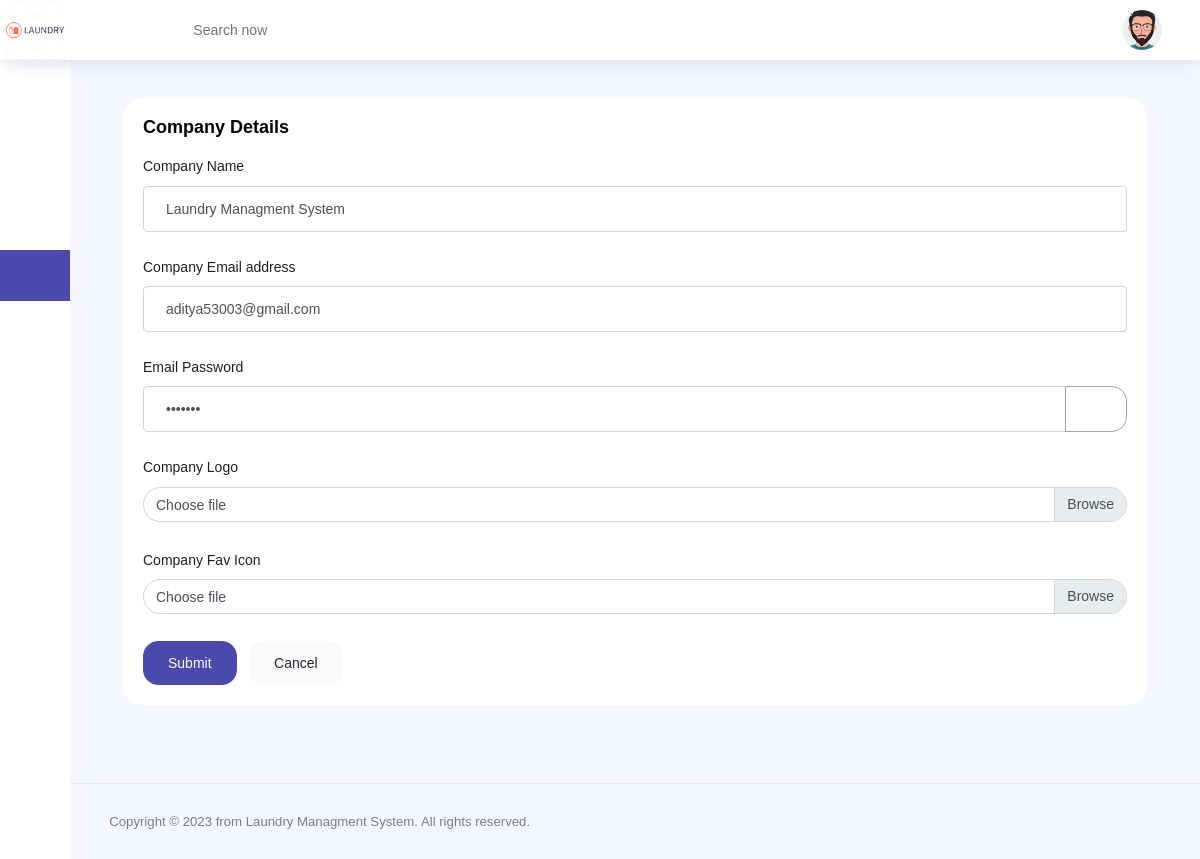
Page /admin-site/gen-setting/ (signed in) on the committed database.
### laundryadmin/models.py (models this page shows, shortened)
class Company(models.Model):
    comapny_name = models.CharField(max_length=100, default='laundry')
    comapny_email = models.EmailField(max_length=254, unique=True)
    password = models.CharField(max_length=128)
    logo = models.ImageField(upload_to='company_logos/', blank=True, null=True)
    fav_icon = models.ImageField(upload_to='company_fav_icons/', blank=True, null=True)

### laundryadmin/views.py (the view)
# urls.py: path('gen-setting/', gen_setting, name="gen_setting"),
@login_required(login_url='/admin-site/login/')
def gen_setting(request):
    company = Company.objects.first()
    context = {
        'company': company
    }
    return render(request, 'admin/gen_setting.html', context)

### laundryadmin/context_processors.py (called while the page is built)
def company_logo(request):
    try:
        company = Company.objects.first()
        name = company.comapny_name
        logo = company.logo.url if company.logo else None
        fav_icon = company.fav_icon.url if company.fav_icon else None
    except Company.DoesNotExist:
        name = 'laundry'
        logo = None
        fav_icon = None
    return {'company_logo': logo, 'company_fav_icon': fav_icon, 'company_name': name}

### templates/admin/gen_setting.html (shortened to what this page needs)
{% extends "admin/adminbase.html" %}
{% block body %}
<div class="content-wrapper">
<div class="col-12 grid-margin stretch-card">
    <div class="card">
      <div class="card-body">
        <h4 class="card-title">Company Details</h4>
        <div class="forms-sample" method="post">
          <div class="form-group">
            <label for="companyname">Company Name</label>
            <input type="text" class="form-control" id="companyname" placeholder="Company Name" value="{{company.comapny_name}}">
          </div>
          <div class="form-group">
              <label for="CompanyEmail">Company Email address</label>
              <input type="email" class="form-control" id="CompanyEmail" placeholder="Company Email" value="{{company.comapny_email}}">
            </div>
            <div class="form-group">
              <label for="EmailPassword">Email Password</label>
              <div class="input-group">
                  <input type="password" class="form-control" id="EmailPassword" placeholder="Email Password" value="{{company.password}}">
                  <div class="input-group-append">
                      <button class="btn btn-outline-secondary" type="button" id="showHidePasswordBtn">
                          <i class="icon-eye"></i>
                      </button>
                  </div>
              </div>
          </div>
          <div class="form-group">
            <label>Company Logo</label>
            <div class="input-group col-xs-12">
              <label for="CompanyLogo" class="custom-file-label rounded-pill">Choose file</label>
            </div>
          </div>
          <div class="form-group">
            <label>Company Fav Icon</label>
            <div class="input-group col-xs-12">
              <label for="CompanyFavIcon" class="custom-file-label rounded-pill">Choose file</label>
            </div>
          </div>
          <button class="btn btn-primary mr-2" onclick="updatecompany()">Submit</button>
          <a href="{% url 'gen_setting' %}" class="btn btn-light">Cancel</a>
        </div>
      </div>
    </div>
  </div>
</div>
{% endblock body %}

### rows in the picture
Company: comapny_name "Laundry Managment System", comapny_email "aditya53003@gmail.com"
